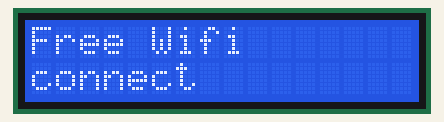
A sketch run on a simulated ESP8266 (NodeMCU). Shown: 16×2 character LCD.

Above: at 0.1 s.
At 0.6 s:
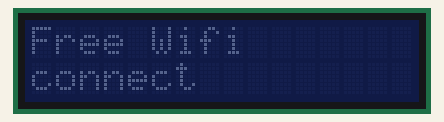

The sketch:

AccessPointFreeWifi.ino
```cpp
#include <ESP8266WiFi.h>
#include <DNSServer.h>
#include <ESP8266WebServer.h>
#include <LiquidCrystal_I2C.h> //This library you can add via Include Library > Manage Library >
LiquidCrystal_I2C lcd(0x27, 16, 2);

const byte DNS_PORT = 53;
IPAddress apIP(192, 168, 1, 1);
DNSServer dnsServer;
ESP8266WebServer webServer(80);

String responseHTML = ""
                      "<!DOCTYPE html><html><head><title>Free WIFI</title></head><body>"
                      "<body bgcolor='black'><p style='text-align: center;'><span style='font-size:48px;'><span style='color:#AFEEEE;'>Now...<br></span></span></p><p style='text-align: center;'><span style='font-size:48px;'><span style='color:#AFEEEE;'>you have been&nbsp;<br></span></span></p><p style='text-align: center;'><span style='font-size:72px;'><span style='color:#FF0000;'>HACKED...!</span></span></p></p></body></html>";

void setup() {
  lcd.begin();

  WiFi.mode(WIFI_AP);
  WiFi.softAPConfig(apIP, apIP, IPAddress(255, 255, 255, 0));
  WiFi.softAP("FREE WIFI");

  // if DNSServer is started with "*" for domain name, it will reply with
  // provided IP to all DNS request
  dnsServer.start(DNS_PORT, "*", apIP);

  // replay to all requests with same HTML
  webServer.onNotFound([]() {
    webServer.send(200, "text/html", responseHTML);
  });
  webServer.begin();
}

void loop() {
  dnsServer.processNextRequest();
  webServer.handleClient();

  lcd.setCursor(0,0);
  lcd.print("Free Wifi"); // Start Print text to Line 1

  lcd.setCursor(0,1);
  lcd.print("connect"); // Start Print text to Line 1
    lcd.setBacklight(HIGH);
    delay(500);
    lcd.setBacklight(LOW);
    delay(500);  // Nothing Absolutely Nothing!
}
//<body bgcolor='black'><p style='text-align: center;'><span style='font-size:48px;'><span style='color:#AFEEEE;'>Now...</span></span></p><p style='text-align: center;'><span style='font-size:48px;'><span style='color:#AFEEEE;'>you have been&nbsp;</span></span></p><p style='text-align: center;'><span style='font-size:72px;'><span style='color:#FF0000;'>HACKED...!</span></span></p>
```

Measured:
- what the display in image 0 shows lasts 0.5 s, from 0.1 s to 0.6 s
